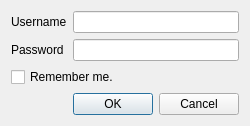
<?xml version="1.0" encoding="UTF-8"?>
<ui version="4.0">
 <class>Dialog</class>
 <widget class="QDialog" name="Dialog">
  <property name="windowModality">
   <enum>Qt::ApplicationModal</enum>
  </property>
  <property name="geometry">
   <rect>
    <x>0</x>
    <y>0</y>
    <width>250</width>
    <height>122</height>
   </rect>
  </property>
  <property name="sizePolicy">
   <sizepolicy hsizetype="Expanding" vsizetype="Expanding">
    <horstretch>0</horstretch>
    <verstretch>0</verstretch>
   </sizepolicy>
  </property>
  <property name="minimumSize">
   <size>
    <width>0</width>
    <height>0</height>
   </size>
  </property>
  <property name="maximumSize">
   <size>
    <width>250</width>
    <height>130</height>
   </size>
  </property>
  <property name="windowTitle">
   <string>AUR login</string>
  </property>
  <property name="windowIcon">
   <iconset theme="user-identity">
    <normaloff/>
   </iconset>
  </property>
  <layout class="QGridLayout" name="gridLayout">
   <item row="1" column="0">
    <widget class="QLabel" name="label_2">
     <property name="text">
      <string>Password</string>
     </property>
    </widget>
   </item>
   <item row="0" column="0">
    <widget class="QLabel" name="label">
     <property name="text">
      <string>Username</string>
     </property>
    </widget>
   </item>
   <item row="1" column="1">
    <widget class="QLineEdit" name="lineEdit_2">
     <property name="echoMode">
      <enum>QLineEdit::Password</enum>
     </property>
    </widget>
   </item>
   <item row="4" column="0" colspan="2">
    <widget class="QDialogButtonBox" name="buttonBox">
     <property name="standardButtons">
      <set>QDialogButtonBox::Cancel|QDialogButtonBox::Ok</set>
     </property>
    </widget>
   </item>
   <item row="0" column="1">
    <widget class="QLineEdit" name="lineEdit">
     <property name="enabled">
      <bool>true</bool>
     </property>
    </widget>
   </item>
   <item row="2" column="0" colspan="2">
    <widget class="QCheckBox" name="checkBox">
     <property name="text">
      <string>Remember me.</string>
     </property>
    </widget>
   </item>
  </layout>
 </widget>
 <resources/>
 <connections>
  <connection>
   <sender>buttonBox</sender>
   <signal>accepted()</signal>
   <receiver>Dialog</receiver>
   <slot>accept()</slot>
   <hints>
    <hint type="sourcelabel">
     <x>248</x>
     <y>254</y>
    </hint>
    <hint type="destinationlabel">
     <x>157</x>
     <y>274</y>
    </hint>
   </hints>
  </connection>
  <connection>
   <sender>buttonBox</sender>
   <signal>rejected()</signal>
   <receiver>Dialog</receiver>
   <slot>reject()</slot>
   <hints>
    <hint type="sourcelabel">
     <x>316</x>
     <y>260</y>
    </hint>
    <hint type="destinationlabel">
     <x>286</x>
     <y>274</y>
    </hint>
   </hints>
  </connection>
 </connections>
</ui>
